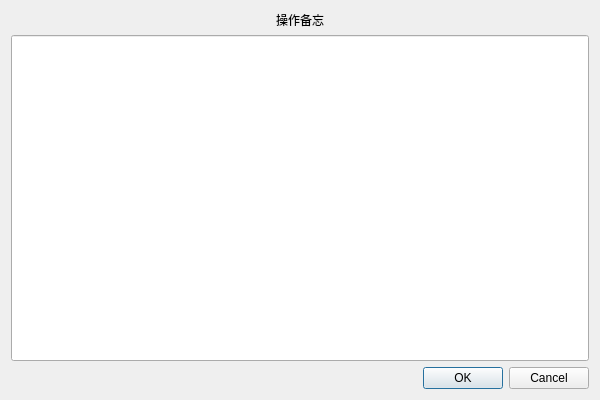
<?xml version="1.0" encoding="UTF-8"?>
<ui version="4.0">
 <class>Dialog</class>
 <widget class="QDialog" name="Dialog">
  <property name="geometry">
   <rect>
    <x>0</x>
    <y>0</y>
    <width>600</width>
    <height>400</height>
   </rect>
  </property>
  <property name="windowTitle">
   <string>操作备忘</string>
  </property>
  <layout class="QGridLayout" name="gridLayout">
   <item row="0" column="0">
    <widget class="QLabel" name="label">
     <property name="sizePolicy">
      <sizepolicy hsizetype="Preferred" vsizetype="Fixed">
       <horstretch>0</horstretch>
       <verstretch>0</verstretch>
      </sizepolicy>
     </property>
     <property name="text">
      <string>操作备忘</string>
     </property>
     <property name="textFormat">
      <enum>Qt::PlainText</enum>
     </property>
     <property name="alignment">
      <set>Qt::AlignCenter</set>
     </property>
    </widget>
   </item>
   <item row="1" column="0">
    <widget class="QLineEdit" name="lineEdit">
     <property name="sizePolicy">
      <sizepolicy hsizetype="Expanding" vsizetype="Expanding">
       <horstretch>0</horstretch>
       <verstretch>0</verstretch>
      </sizepolicy>
     </property>
     <property name="alignment">
      <set>Qt::AlignLeading|Qt::AlignLeft|Qt::AlignTop</set>
     </property>
    </widget>
   </item>
   <item row="2" column="0">
    <widget class="QDialogButtonBox" name="buttonBox">
     <property name="orientation">
      <enum>Qt::Horizontal</enum>
     </property>
     <property name="standardButtons">
      <set>QDialogButtonBox::Cancel|QDialogButtonBox::Ok</set>
     </property>
    </widget>
   </item>
  </layout>
 </widget>
 <resources/>
 <connections>
  <connection>
   <sender>buttonBox</sender>
   <signal>accepted()</signal>
   <receiver>Dialog</receiver>
   <slot>accept()</slot>
   <hints>
    <hint type="sourcelabel">
     <x>248</x>
     <y>254</y>
    </hint>
    <hint type="destinationlabel">
     <x>157</x>
     <y>274</y>
    </hint>
   </hints>
  </connection>
  <connection>
   <sender>buttonBox</sender>
   <signal>rejected()</signal>
   <receiver>Dialog</receiver>
   <slot>reject()</slot>
   <hints>
    <hint type="sourcelabel">
     <x>316</x>
     <y>260</y>
    </hint>
    <hint type="destinationlabel">
     <x>286</x>
     <y>274</y>
    </hint>
   </hints>
  </connection>
 </connections>
</ui>
